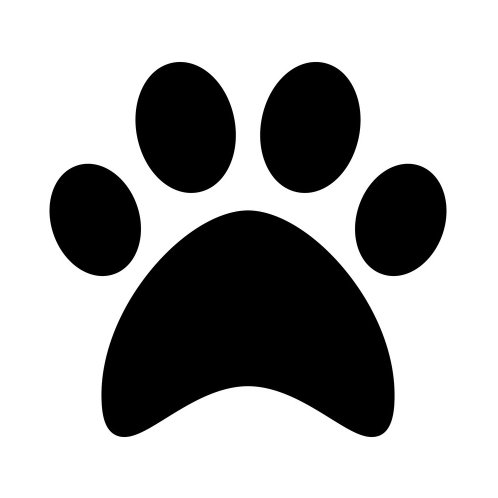
#> input picture assets/food.jpg, 995 x 995 px (shown at 1/2 size)
$ python generate_snowflake.py
#> lines starting #> are read from the running program, lines starting #| are printed output that depends on the picture; after the words box and inside, x2 and y2 are one past the last pixel; in counts of white or black regions, pixels touching at a corner belong together
from PIL import Image
import numpy as np

def image_to_boolean_array(image_path, output_shape=(128, 64), threshold=128, output_file="output_image.bmp"):
    # Open the image and convert to grayscale
#> called with image_path = 'food.jpg', output_shape = (48, 48), threshold = 200, output_file = 'output_image.bmp'
    image = Image.open(image_path).convert("L")

    # Resize the image to the desired output shape
    image_resized = image.resize(output_shape)

    # Apply threshold to convert the grayscale image to black and white
    image_bw = image_resized.point(lambda x: 255 if x < threshold else 0, '1')
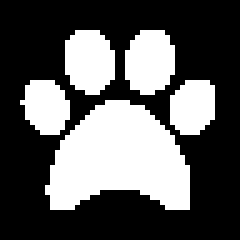
#> image_bw: PIL image 48x48 1 (shown 5 times larger); 35.5% white; 5 white regions, box (x1, y1, x2, y2) and area: (9, 20, 38, 42) 441, (13, 6, 23, 19) 106, (25, 6, 35, 19) 106, (34, 16, 43, 27) 83, (4, 16, 14, 27) 82

    # Convert the image to a NumPy array
    boolean_array = np.array(image_bw)

    # Save the resulting black-and-white image
    image_bw.save(output_file)

    # Generate formatted output for pasting into ATmega328p code
    formatted_array = []
    for row in boolean_array:
        byte = []
        for pixel in row:
            byte.append('1' if pixel else '0')
        formatted_array.append(''.join(byte))
#> this loop made 48 passes
#> after the loop, formatted_array = 48 items

    # [7 lines of commented-out code are left out]
    packed_array = []
    for row in boolean_array:
        packed_row = []
        for i in range(0, len(row), 16):
            packed_byte = 0
            for j in range(16):
                packed_byte |= row[i + j] << (15 - j)
            packed_row.append(packed_byte)
        packed_array.append(packed_row)
#> after the loop, packed_array = 48 items, first 6: [0, 0, 0], [0, 0, 0], [0, 0, 0], [0, 0, 0], [0, 0, 0], [0, 0, 0]

    # Print packed array for ATmega328p code as hex
    print("const uint16_t image_array[SPLASH_HEIGHT][SPLASH_WIDTH/16] PROGMEM = {{".format(output_shape[1], output_shape[0]))
    for line in packed_array:
        print("    {" + ", ".join("0x{:04X}".format(byte) for byte in line) + "},")
#> this loop made 48 passes
#> line on passes 1 to 12: [0, 0, 0], [0, 0, 0], [0, 0, 0], [0, 0, 0], [0, 0, 0], [0, 0, 0], [1, 61455, 32768], [3, 63519, 49152], [7, 64575, 49152], [7, 64575, 57344], [7, 65151, 57344], [7, 65151, 57344]
#|     {0x0000, 0x0000, 0x0000},
#|     {0x0000, 0x0000, 0x0000},
#|     {0x0000, 0x0000, 0x0000},
#|     {0x0000, 0x0000, 0x0000},
#|     {0x0000, 0x0000, 0x0000},
#|     {0x0000, 0x0000, 0x0000},
#|     {0x0001, 0xF00F, 0x8000},
#|     {0x0003, 0xF81F, 0xC000},
#> (further printed lines are left out)
    print("};")

    return boolean_array

if __name__ == "__main__":
    # Example usage:
    image_to_boolean_array("food.jpg", output_shape=(48, 48), threshold=200, output_file="output_image.bmp")
    image_to_boolean_array("caution.jpg", output_shape=(48, 48), threshold=200, output_file="output_image.bmp")
#> call 2 of image_to_boolean_array, with image_path = 'caution.jpg', output_shape = (48, 48), threshold = 200, output_file = 'output_image.bmp'
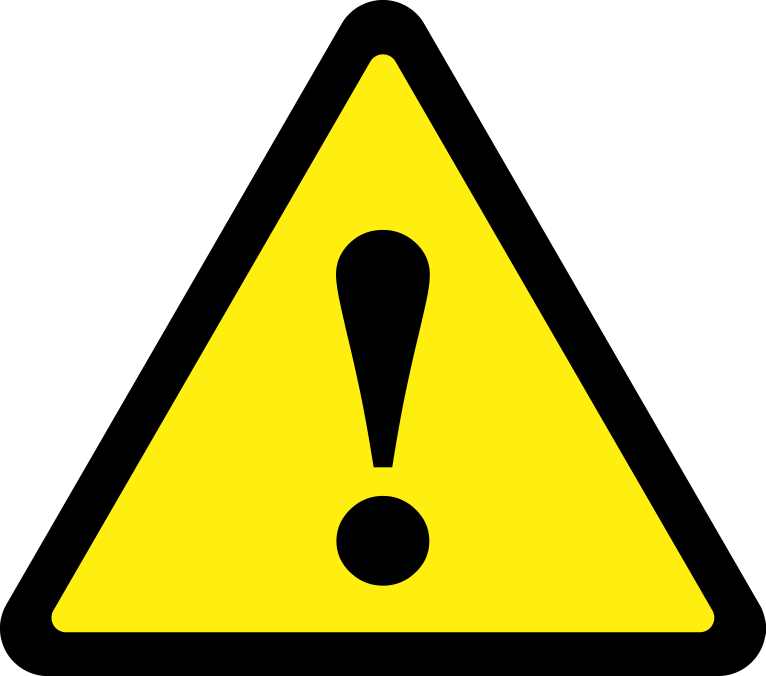
#> input picture assets/caution.jpg, 2297 x 2028 px (shown at 1/3 size)
#> in image_to_boolean_array (call 2), `image = Image.open(image_path).convert("L")`:
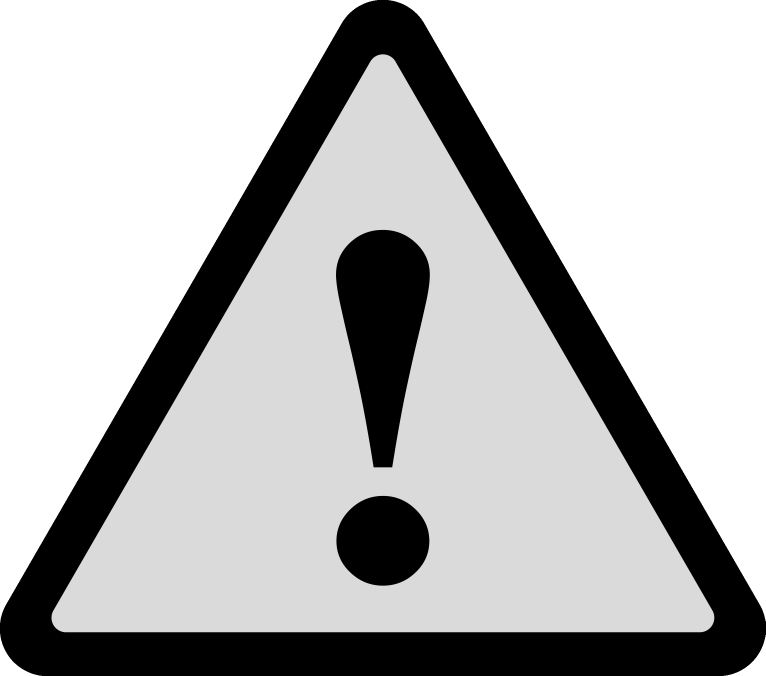
#> image: PIL image 2297x2028 L (shown at 1/3 size); min 0, max 255, mean 184.7
#> in image_to_boolean_array (call 2), `image_bw = image_resized.point(lambda x: 255 if x < threshold else 0, ..`: image_bw: PIL image 48x48 1; 28.3% white; 3 white regions, box (x1, y1, x2, y2) and area: (0, 0, 48, 48) 534, (21, 16, 27, 34) 80, (21, 35, 27, 42) 38
#> the loop in image_to_boolean_array (call 2), `for row in boolean_array:` made 48 passes
#> after the loop in image_to_boolean_array (call 2), `for row in boolean_array:`: packed_array = 48 items, first 6: [0, 960, 0], [0, 2016, 0], [0, 2016, 0], [0, 4080, 0], [0, 4080, 0], [0, 7800, 0]
#| const uint16_t image_array[SPLASH_HEIGHT][SPLASH_WIDTH/16] PROGMEM = {
#> the loop in image_to_boolean_array (call 2), `for line in packed_array:` made 48 passes
#> line on passes 1 to 12: [0, 960, 0], [0, 2016, 0], [0, 2016, 0], [0, 4080, 0], [0, 4080, 0], [0, 7800, 0], [0, 7800, 0], [0, 15420, 0], [0, 15420, 0], [0, 30750, 0], [0, 30750, 0], [0, 61455, 0]
#|     {0x0000, 0x03C0, 0x0000},
#|     {0x0000, 0x07E0, 0x0000},
#|     {0x0000, 0x07E0, 0x0000},
#|     {0x0000, 0x0FF0, 0x0000},
#|     {0x0000, 0x0FF0, 0x0000},
#|     {0x0000, 0x1E78, 0x0000},
#|     {0x0000, 0x1E78, 0x0000},
#|     {0x0000, 0x3C3C, 0x0000},
#> (further printed lines are left out)
    image_to_boolean_array("snowflake.jpg", output_shape=(48, 48), threshold=200, output_file="output_image.bmp")
#> call 3 of image_to_boolean_array, with image_path = 'snowflake.jpg', output_shape = (48, 48), threshold = 200, output_file = 'output_image.bmp'
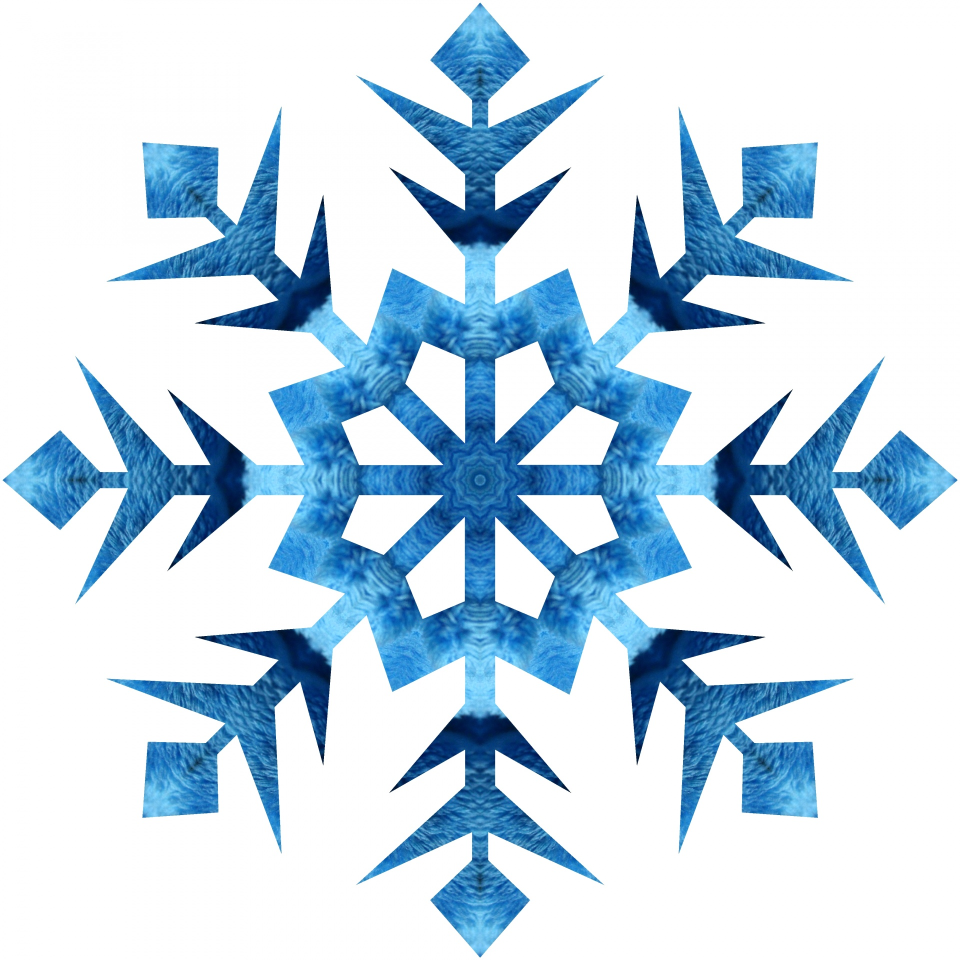
#> input picture assets/snowflake.jpg, 1920 x 1920 px (shown at 1/2 size)
#> in image_to_boolean_array (call 3), `image = Image.open(image_path).convert("L")`:
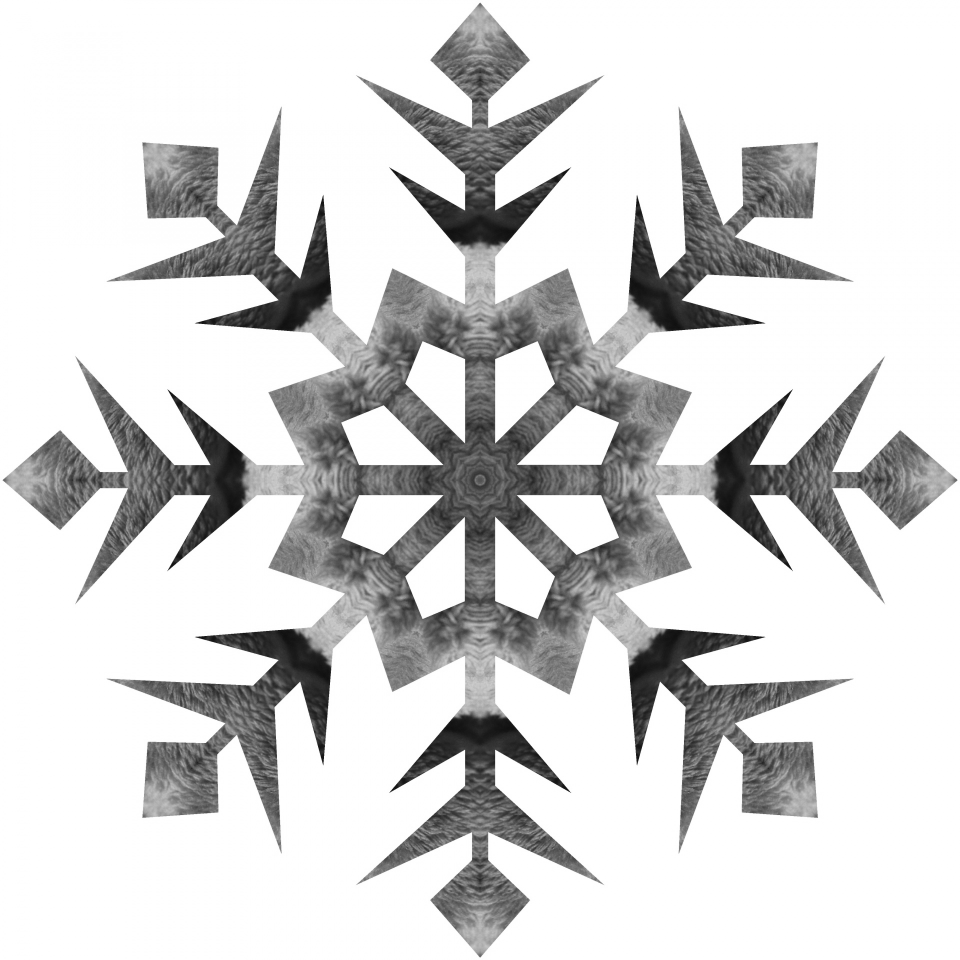
#> image: PIL image 1920x1920 L (shown at 1/2 size); min 14, max 255, mean 214
#> in image_to_boolean_array (call 3), `image_bw = image_resized.point(lambda x: 255 if x < threshold else 0, ..`: image_bw: PIL image 48x48 1; 30.5% white in thin lines or dots
#> the loop in image_to_boolean_array (call 3), `for row in boolean_array:` made 48 passes
#> after the loop in image_to_boolean_array (call 3), `for row in boolean_array:`: packed_array = 48 items, first 6: [0, 0, 0], [0, 384, 0], [0, 960, 0], [0, 960, 0], [0, 4488, 0], [0, 7608, 0]
#| const uint16_t image_array[SPLASH_HEIGHT][SPLASH_WIDTH/16] PROGMEM = {
#> the loop in image_to_boolean_array (call 3), `for line in packed_array:` made 48 passes
#> line on passes 1 to 12: [0, 0, 0], [0, 384, 0], [0, 960, 0], [0, 960, 0], [0, 4488, 0], [0, 7608, 0], [0, 2016, 0], [228, 960, 10112], [484, 384, 10112], [492, 3504, 14208], [492, 2016, 14208], [29, 33729, 47104]
#|     {0x0000, 0x0000, 0x0000},
#|     {0x0000, 0x0180, 0x0000},
#|     {0x0000, 0x03C0, 0x0000},
#|     {0x0000, 0x03C0, 0x0000},
#|     {0x0000, 0x1188, 0x0000},
#|     {0x0000, 0x1DB8, 0x0000},
#|     {0x0000, 0x07E0, 0x0000},
#|     {0x00E4, 0x03C0, 0x2780},
#> (further printed lines are left out)
    image_to_boolean_array("ultrasonic.jpg", output_shape=(48, 48), threshold=200, output_file="output_image.bmp")
#> call 4 of image_to_boolean_array, with image_path = 'ultrasonic.jpg', output_shape = (48, 48), threshold = 200, output_file = 'output_image.bmp'
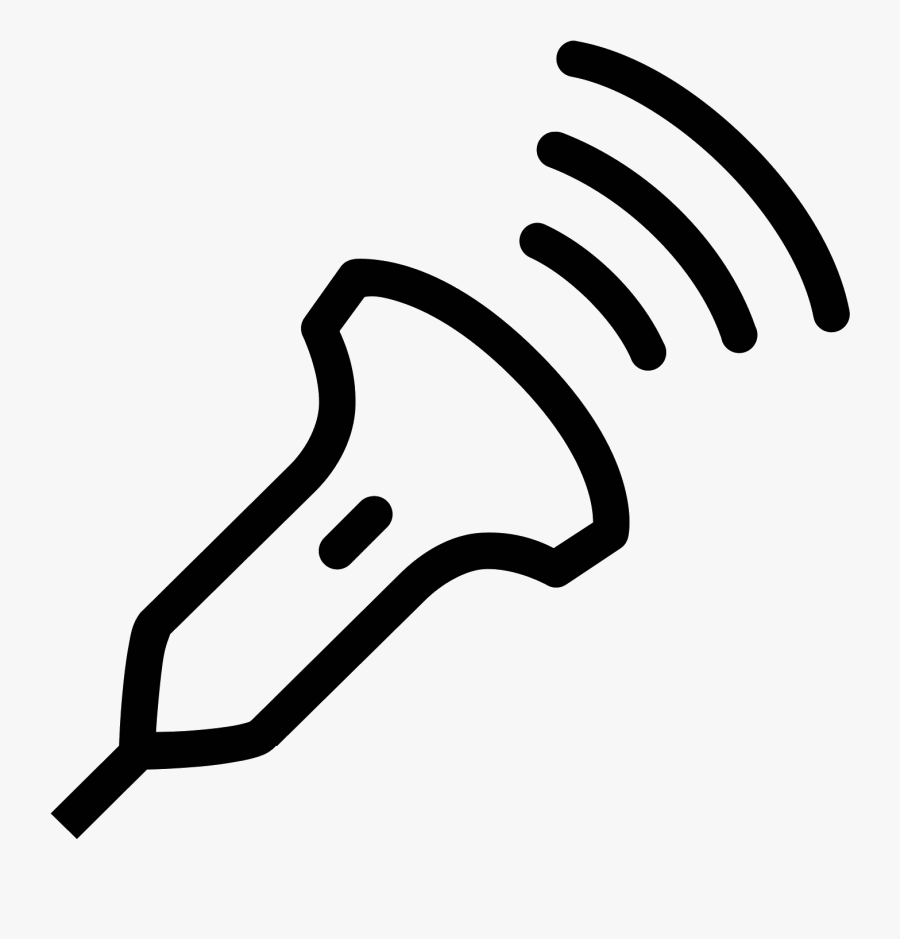
#> input picture assets/ultrasonic.jpg, 900 x 939 px
#> in image_to_boolean_array (call 4), `image_bw = image_resized.point(lambda x: 255 if x < threshold else 0, ..`:
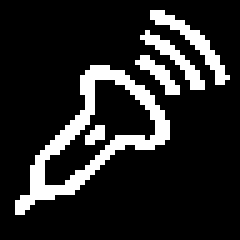
#> image_bw: PIL image 48x48 1 (shown 5 times larger); 14.8% white in thin lines or dots, all inside (x1, y1, x2, y2) = (3, 2, 46, 43)
#> the loop in image_to_boolean_array (call 4), `for row in boolean_array:` made 48 passes
#> after the loop in image_to_boolean_array (call 4), `for row in boolean_array:`: packed_array = 48 items, first 6: [0, 0, 0], [0, 0, 0], [0, 3, 32768], [0, 3, 57344], [0, 1, 63488], [0, 0, 15360]
#| const uint16_t image_array[SPLASH_HEIGHT][SPLASH_WIDTH/16] PROGMEM = {
#> the loop in image_to_boolean_array (call 4), `for line in packed_array:` made 48 passes
#> line on passes 1 to 12: [0, 0, 0], [0, 0, 0], [0, 3, 32768], [0, 3, 57344], [0, 1, 63488], [0, 0, 15360], [0, 4, 3840], [0, 15, 1920], [0, 7, 50112], [0, 1, 57792], [0, 0, 61664], [0, 12, 14448]
#|     {0x0000, 0x0000, 0x0000},
#|     {0x0000, 0x0000, 0x0000},
#|     {0x0000, 0x0003, 0x8000},
#|     {0x0000, 0x0003, 0xE000},
#|     {0x0000, 0x0001, 0xF800},
#|     {0x0000, 0x0000, 0x3C00},
#|     {0x0000, 0x0004, 0x0F00},
#|     {0x0000, 0x000F, 0x0780},
#> (further printed lines are left out)
